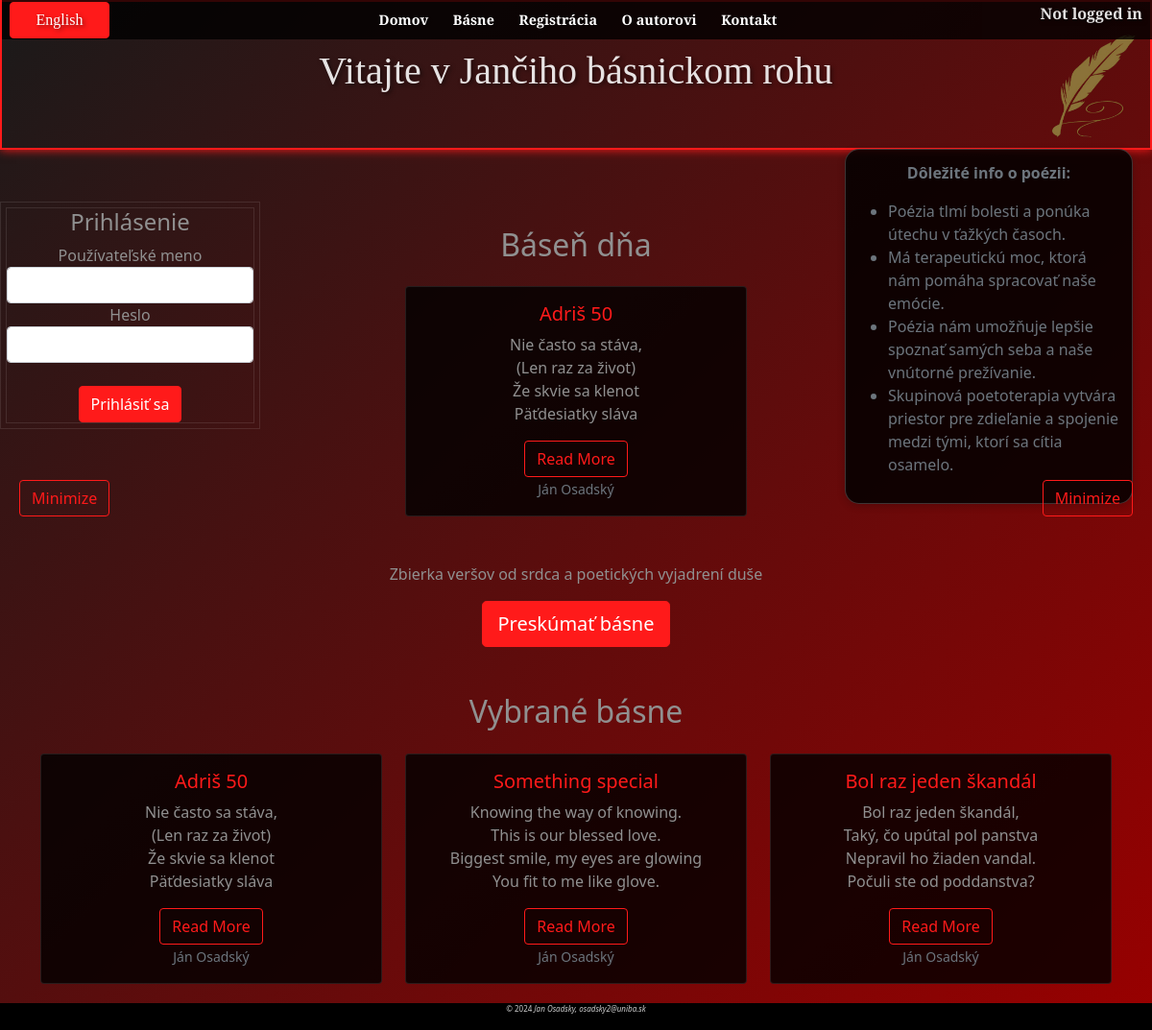
/welcome.php?lang=sk, run on the app's committed database.
### tables this page shows
CREATE TABLE `poems` (
  `ID` int(11) NOT NULL,
  `name` text NOT NULL,
  `author` text NOT NULL,
  `text` mediumtext NOT NULL,
  `date` date NOT NULL DEFAULT current_timestamp(),
  `lang` tinytext NOT NULL
);

### includes/functions/funkcie.php (the view, shortened to what this page needs)
<?php
function displayRandom($limit, $title) {
    $conn = new mysqli('localhost', 'root', '', 'poems');
    $sql = "SELECT * FROM poems ORDER BY RAND() LIMIT ?";
    $stmt = $conn->prepare($sql);
    $stmt->bind_param("i", $limit);
    $stmt->execute();
    $result = $stmt->get_result();
    if ($result->num_rows > 0) {
        echo "<div class='container'>";
        echo "<h2 class='text-center mb-4'>{$title}</h2>";
        echo "<div class='row justify-content-center'>";
        while ($poem = $result->fetch_assoc()) {
            $firstFourVerses = nl2br(htmlspecialchars(implode("\n", array_slice(explode("\n", $poem['text']), 0, 4))));
            echo <<<HTML
            <div class='col-md-4'>
                <div class='card poetry-card h-100'>
                    <div class='card-body'>
                        <h5 class='card-title'>{$poem['name']}</h5>
                        <p class='card-text'>{$firstFourVerses}</p>
                        <div class='text-muted'>
                            <a href='fullpoem.php?id={$poem["ID"]}' class='btn btn-outline-primary'>Read More</a><br>
                            <small>{$poem['author']}</small>
                        </div>
                    </div>
                </div>
            </div>
            HTML;
        }
        echo "</div></div>";
    }
}
?>

### assets/css/style.css (style rules this page uses)
:root { --primary-red: #ff1a1a; --dark-red: #990000; --off-black: #1a1a1a; text-align: center; }
* { margin: 0; padding: 0; box-sizing: border-box; }
body { background: linear-gradient(135deg, var(--off-black) 0%, var(--dark-red) 100%); color: rgb(144, 144, 144); min-height: 100vh; }
.btn-outline-primary { color: var(--primary-red); border-color: var(--primary-red); }
.card { background-color: rgba(0, 0, 0, 0.8); border: 1px solid rgba(255, 255, 255, 0.1); transition: transform 0.3s, box-shadow 0.3s; }
.card-title { color: var(--primary-red); }
.container { overflow: hidden; }

### data on the page
poems: name "Adriš 50", text "Nie často sa stáva, (Len raz za život) Že skvie sa klenot Päťdesiatky sláva", author "Ján Osadský"
poems: name "Something special", text "Knowing the way of knowing. This is our blessed love. Biggest smile, my eyes are glowing You fit to me like glove.", author "Ján Osadský"
poems: name "Bol raz jeden škandál", text "Bol raz jeden škandál, Taký, čo upútal pol panstva Nepravil ho žiaden vandal. Počuli ste od poddanstva?", author "Ján Osadský"

### other printed values
$title "Vitajte v Jančiho básnickom rohu"
$title "Báseň dňa Vybrané básne"
AUTOR "Jan Osadsky"
WEB "osadsky2@uniba.sk"
